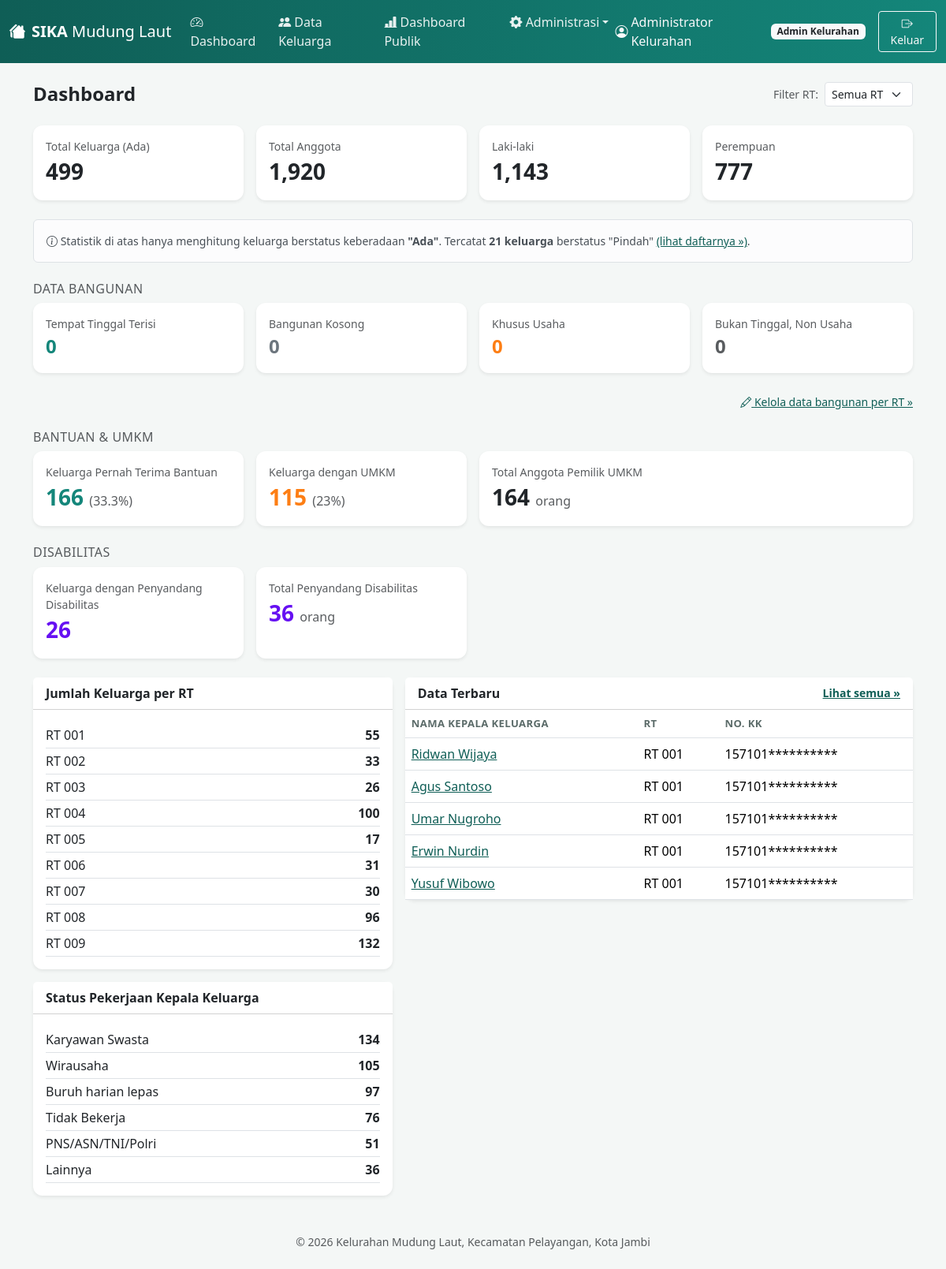
/dashboard.php (signed in), run on the app's committed database.
### tables this page shows
CREATE TABLE keluarga (
  id INT AUTO_INCREMENT PRIMARY KEY,

   
  nama_kepala_keluarga VARCHAR(100) NOT NULL,
  alamat TEXT NOT NULL,
  rt_id INT NOT NULL,
  nomor_kk VARCHAR(20) UNIQUE NOT NULL,
  jumlah_lk INT NOT NULL DEFAULT 0,    
  jumlah_pr INT NOT NULL DEFAULT 0,    
  jumlah_total INT NOT NULL DEFAULT 0,  

   
  nik_kepala_keluarga VARCHAR(20) NOT NULL UNIQUE,
  jenis_kelamin_kepala_keluarga ENUM('Laki-laki','Perempuan') NOT NULL,
  tanggal_lahir_kepala_keluarga DATE NOT NULL,
  agama_kepala_keluarga VARCHAR(30) NULL,
  status_perkawinan_kepala_keluarga VARCHAR(30) NULL,
  pendidikan_kepala_keluarga VARCHAR(50) NULL,
  status_pekerjaan_kepala_keluarga VARCHAR(60) NULL,
  pekerjaan_kepala_keluarga VARCHAR(100) NULL,  

   
  pernah_bantuan ENUM('Ya','Tidak') NOT NULL DEFAULT 'Tidak',  
  deskripsi_bantuan VARCHAR(255) NULL,                         
  ada_umkm ENUM('Ya','Tidak') NOT NULL DEFAULT 'Tidak',        
  jumlah_anggota_umkm INT NULL,                                
  ada_disabilitas ENUM('Ya','Tidak') NOT NULL DEFAULT 'Tidak',  
  jumlah_disabilitas INT NULL,                                 
  jenis_disabilitas VARCHAR(255) NULL,                         
  status_keberadaan ENUM('Ada','Pindah') NOT NULL DEFAULT 'Ada',  

  created_by INT NULL,
  updated_by INT NULL,
  created_at TIMESTAMP DEFAULT CURRENT_TIMESTAMP,
  updated_at TIMESTAMP DEFAULT CURRENT_TIMESTAMP ON UPDATE CURRENT_TIMESTAMP,
  FOREIGN KEY (rt_id) REFERENCES rt(id),
  FOREIGN KEY (created_by) REFERENCES users(id),
  FOREIGN KEY (updated_by) REFERENCES users(id)
);

CREATE TABLE rt (
  id INT AUTO_INCREMENT PRIMARY KEY,
  nomor_rt VARCHAR(10) NOT NULL UNIQUE,
  keterangan VARCHAR(100) NULL,
  jml_bangunan_tinggal_terisi INT NOT NULL DEFAULT 0,       
  jml_bangunan_tinggal_kosong INT NOT NULL DEFAULT 0,       
  jml_bangunan_khusus_usaha INT NOT NULL DEFAULT 0,         
  jml_bangunan_bukan_tinggal_non_usaha INT NOT NULL DEFAULT 0  
);

### includes/functions.php (called while the page is built, shortened)
<?php
function e($str) {
    return htmlspecialchars($str ?? '', ENT_QUOTES, 'UTF-8');
}
function isLoggedIn() {
    return isset($_SESSION['user']);
}
function currentUser() {
    return $_SESSION['user'] ?? null;
}
function hasRole($roles) {
    if (is_string($roles)) $roles = [$roles];
    return in_array($_SESSION['user']['role'], $roles, true);
}
function roleLabel($role) {
    $labels = [
        'admin_kelurahan'    => 'Admin Kelurahan',
        'operator_kelurahan' => 'Operator Kelurahan',
        'ketua_rt'           => 'Ketua RT',
    ];
    return $labels[$role] ?? $role;
}
function maskDigits($value, $visible = 6) {
    $value = (string)($value ?? '');
    $len = strlen($value);
    return substr($value, 0, $visible) . str_repeat('*', $len - $visible);
}
    ?>

### public/dashboard.php (the view, shortened to what this page needs)
<?php
require_once __DIR__ . '/../includes/config.php';
$rtParam = null;
$rtWhere = $rtParam !== null ? " AND k.rt_id = $rtParam" : "";
$adaWhere = " AND k.status_keberadaan = 'Ada'" . $rtWhere;
$totalKeluarga = $pdo->query("SELECT COUNT(*) c FROM keluarga k WHERE 1=1 $adaWhere")->fetch()['c'];
$totalAnggota  = $pdo->query("SELECT COALESCE(SUM(jumlah_total),0) c FROM keluarga k WHERE 1=1 $adaWhere")->fetch()['c'];
$totalLk       = $pdo->query("SELECT COALESCE(SUM(jumlah_lk),0) c FROM keluarga k WHERE 1=1 $adaWhere")->fetch()['c'];
$totalPr       = $pdo->query("SELECT COALESCE(SUM(jumlah_pr),0) c FROM keluarga k WHERE 1=1 $adaWhere")->fetch()['c'];
$totalPindah   = $pdo->query("SELECT COUNT(*) c FROM keluarga k WHERE status_keberadaan='Pindah' $rtWhere")->fetch()['c'];
$totalBantuan  = $pdo->query("SELECT COUNT(*) c FROM keluarga k WHERE pernah_bantuan='Ya' $adaWhere")->fetch()['c'];
$bangunanWhere = $rtParam !== null ? " WHERE id = $rtParam" : "";
$bangunan = $pdo->query("SELECT
    COALESCE(SUM(jml_bangunan_tinggal_terisi),0) terisi,
    COALESCE(SUM(jml_bangunan_tinggal_kosong),0) kosong,
    COALESCE(SUM(jml_bangunan_khusus_usaha),0) usaha,
    COALESCE(SUM(jml_bangunan_bukan_tinggal_non_usaha),0) non_usaha
    FROM rt $bangunanWhere")->fetch();
$totalUmkm     = $pdo->query("SELECT COUNT(*) c FROM keluarga k WHERE ada_umkm='Ya' $adaWhere")->fetch()['c'];
$totalAnggotaUmkm = $pdo->query("SELECT COALESCE(SUM(jumlah_anggota_umkm),0) c FROM keluarga k WHERE ada_umkm='Ya' $adaWhere")->fetch()['c'];
$totalDisabilitasKk = $pdo->query("SELECT COUNT(*) c FROM keluarga k WHERE ada_disabilitas='Ya' $adaWhere")->fetch()['c'];
$totalDisabilitasOrang = $pdo->query("SELECT COALESCE(SUM(jumlah_disabilitas),0) c FROM keluarga k WHERE ada_disabilitas='Ya' $adaWhere")->fetch()['c'];
$persenBantuan = $totalKeluarga > 0 ? round($totalBantuan / $totalKeluarga * 100, 1) : 0;
$persenUmkm = $totalKeluarga > 0 ? round($totalUmkm / $totalKeluarga * 100, 1) : 0;
$distPekerjaan = $pdo->query("SELECT status_pekerjaan_kepala_keluarga k2, COUNT(*) jml FROM keluarga k WHERE status_pekerjaan_kepala_keluarga IS NOT NULL $adaWhere GROUP BY status_pekerjaan_kepala_keluarga ORDER BY jml DESC")->fetchAll();
$recent = $pdo->query("SELECT k.*, r.nomor_rt FROM keluarga k JOIN rt r ON r.id=k.rt_id WHERE 1=1 $rtWhere ORDER BY k.created_at DESC LIMIT 5")->fetchAll();
$rtLabelTerpilih = '';
require __DIR__ . '/../includes/partials_header.php';
?>
<div class="d-flex justify-content-between align-items-center flex-wrap gap-2 mb-4">
  <h4 class="fw-semibold mb-0">Dashboard</h4>
  <?php if (!hasRole('ketua_rt')): ?>
  <form method="get" class="d-flex align-items-center gap-2">
    <label class="text-muted small mb-0">Filter RT:</label>
    <select name="rt" class="form-select form-select-sm" style="width:auto" onchange="this.form.submit()">
      <option value="">Semua RT</option>
    </select>
  </form>
  <?php endif; ?>
</div>
<div class="row g-3 mb-4">
  <div class="col-md-3 col-6">
    <div class="card stat-card border-0 shadow-sm h-100"><div class="card-body">
      <div class="text-muted small">Total Keluarga (Ada)</div>
      <div class="fs-3 fw-bold"><?= number_format($totalKeluarga) ?></div>
    </div></div>
  </div>
  <div class="col-md-3 col-6">
    <div class="card stat-card border-0 shadow-sm h-100"><div class="card-body">
      <div class="text-muted small">Total Anggota</div>
      <div class="fs-3 fw-bold"><?= number_format($totalAnggota) ?></div>
    </div></div>
  </div>
  <div class="col-md-3 col-6">
    <div class="card stat-card border-0 shadow-sm h-100"><div class="card-body">
      <div class="text-muted small">Laki-laki</div>
      <div class="fs-3 fw-bold"><?= number_format($totalLk) ?></div>
    </div></div>
  </div>
  <div class="col-md-3 col-6">
    <div class="card stat-card border-0 shadow-sm h-100"><div class="card-body">
      <div class="text-muted small">Perempuan</div>
      <div class="fs-3 fw-bold"><?= number_format($totalPr) ?></div>
    </div></div>
  </div>
</div>
<div class="alert alert-light border small mb-4">
  <i class="bi bi-info-circle"></i> Statistik di atas hanya menghitung keluarga berstatus keberadaan
  <strong>"Ada"</strong>. Tercatat <strong><?= number_format($totalPindah) ?> keluarga</strong> berstatus
  "Pindah" <a href="keluarga_list.php?keberadaan=Pindah">(lihat daftarnya &raquo;)</a>.
</div>
<div class="d-flex justify-content-between align-items-center mb-2">
  <h6 class="text-muted mb-0 text-uppercase" style="letter-spacing:.03em">Data Bangunan<?= $rtLabelTerpilih ? ' &mdash; RT ' . e($rtLabelTerpilih) : '' ?></h6>
</div>
<div class="row g-3 mb-4">
  <div class="col-6 col-md-3">
    <div class="card border-0 shadow-sm h-100"><div class="card-body">
      <div class="text-muted small">Tempat Tinggal Terisi</div>
      <div class="fs-4 fw-bold text-teal"><?= number_format($bangunan['terisi']) ?></div>
    </div></div>
  </div>
  <div class="col-6 col-md-3">
    <div class="card border-0 shadow-sm h-100"><div class="card-body">
      <div class="text-muted small">Bangunan Kosong</div>
      <div class="fs-4 fw-bold text-secondary"><?= number_format($bangunan['kosong']) ?></div>
    </div></div>
  </div>
  <div class="col-6 col-md-3">
    <div class="card border-0 shadow-sm h-100"><div class="card-body">
      <div class="text-muted small">Khusus Usaha</div>
      <div class="fs-4 fw-bold" style="color:#fd7e14"><?= number_format($bangunan['usaha']) ?></div>
    </div></div>
  </div>
  <div class="col-6 col-md-3">
    <div class="card border-0 shadow-sm h-100"><div class="card-body">
      <div class="text-muted small">Bukan Tinggal, Non Usaha</div>
      <div class="fs-4 fw-bold text-muted"><?= number_format($bangunan['non_usaha']) ?></div>
    </div></div>
  </div>
</div>
<?php if (hasRole('admin_kelurahan')): ?>
<div class="text-end mb-4"><a href="admin_rt.php" class="small"><i class="bi bi-pencil"></i> Kelola data bangunan per RT &raquo;</a></div>
<?php endif; ?>
<div class="d-flex justify-content-between align-items-center mb-2">
  <h6 class="text-muted mb-0 text-uppercase" style="letter-spacing:.03em">Bantuan &amp; UMKM<?= $rtLabelTerpilih ? ' &mdash; RT ' . e($rtLabelTerpilih) : '' ?></h6>
</div>
<div class="row g-3 mb-4">
  <div class="col-md-3 col-6">
    <div class="card border-0 shadow-sm h-100" style="border-left:4px solid #14867a"><div class="card-body">
      <div class="text-muted small">Keluarga Pernah Terima Bantuan</div>
      <div class="fs-3 fw-bold text-teal"><?= number_format($totalBantuan) ?> <span class="fs-6 fw-normal text-muted">(<?= $persenBantuan ?>%)</span></div>
    </div></div>
  </div>
  <div class="col-md-3 col-6">
    <div class="card border-0 shadow-sm h-100" style="border-left:4px solid #fd7e14"><div class="card-body">
      <div class="text-muted small">Keluarga dengan UMKM</div>
      <div class="fs-3 fw-bold" style="color:#fd7e14"><?= number_format($totalUmkm) ?> <span class="fs-6 fw-normal text-muted">(<?= $persenUmkm ?>%)</span></div>
    </div></div>
  </div>
  <div class="col-md-6 col-12">
    <div class="card border-0 shadow-sm h-100"><div class="card-body">
      <div class="text-muted small">Total Anggota Pemilik UMKM</div>
      <div class="fs-3 fw-bold"><?= number_format($totalAnggotaUmkm) ?> <span class="fs-6 fw-normal text-muted">orang</span></div>
    </div></div>
  </div>
</div>
<div class="d-flex justify-content-between align-items-center mb-2">
  <h6 class="text-muted mb-0 text-uppercase" style="letter-spacing:.03em">Disabilitas</h6>
</div>
<div class="row g-3 mb-4">
  <div class="col-md-3 col-6">
    <div class="card border-0 shadow-sm h-100" style="border-left:4px solid #6610f2"><div class="card-body">
      <div class="text-muted small">Keluarga dengan Penyandang Disabilitas</div>
      <div class="fs-3 fw-bold" style="color:#6610f2"><?= number_format($totalDisabilitasKk) ?></div>
    </div></div>
  </div>
  <div class="col-md-3 col-6">
    <div class="card border-0 shadow-sm h-100" style="border-left:4px solid #6610f2"><div class="card-body">
      <div class="text-muted small">Total Penyandang Disabilitas</div>
      <div class="fs-3 fw-bold" style="color:#6610f2"><?= number_format($totalDisabilitasOrang) ?> <span class="fs-6 fw-normal text-muted">orang</span></div>
    </div></div>
  </div>
</div>
<div class="row g-3">
  <?php if (!hasRole('ketua_rt') && !$rtParam): ?>
  <div class="col-md-5">
    <div class="card border-0 shadow-sm mb-3">
      <div class="card-header bg-white fw-semibold">Jumlah Keluarga per RT</div>
      <div class="card-body">
        <?php
        $perRt = $pdo->query("SELECT r.nomor_rt, COUNT(k.id) jml FROM rt r LEFT JOIN keluarga k ON k.rt_id = r.id GROUP BY r.id ORDER BY r.nomor_rt")->fetchAll();
        foreach ($perRt as $r): ?>
        <div class="d-flex justify-content-between border-bottom py-1">
          <span>RT <?= e($r['nomor_rt']) ?></span>
          <strong><?= (int)$r['jml'] ?></strong>
        </div>
        <?php endforeach; ?>
      </div>
    </div>
  <?php endif; ?>
    <div class="card border-0 shadow-sm">
      <div class="card-header bg-white fw-semibold">Status Pekerjaan Kepala Keluarga</div>
      <div class="card-body">
        <?php foreach ($distPekerjaan as $dp): ?>
        <div class="d-flex justify-content-between border-bottom py-1">
          <span><?= e($dp['k2']) ?></span>
          <strong><?= (int)$dp['jml'] ?></strong>
        </div>
        <?php endforeach; ?>
      </div>
    </div>
  <?php if (!hasRole('ketua_rt') && !$rtParam): ?>
  </div>
  <?php endif; ?>
  <div class="<?= (hasRole('ketua_rt') || $rtParam) ? 'col-md-12' : 'col-md-7' ?>">
    <div class="card border-0 shadow-sm">
      <div class="card-header bg-white fw-semibold d-flex justify-content-between align-items-center">
        Data Terbaru
        <a href="keluarga_list.php" class="small">Lihat semua &raquo;</a>
      </div>
      <div class="card-body p-0">
        <table class="table mb-0">
          <thead><tr><th>Nama Kepala Keluarga</th><th>RT</th><th>No. KK</th></tr></thead>
          <tbody>
          <?php foreach ($recent as $r): ?>
            <tr>
              <td><a href="keluarga_view.php?id=<?= $r['id'] ?>"><?= e($r['nama_kepala_keluarga']) ?></a></td>
              <td>RT <?= e($r['nomor_rt']) ?></td>
              <td><?= e(maskDigits($r['nomor_kk'])) ?></td>
            </tr>
          <?php endforeach; ?>
          </tbody>
        </table>
      </div>
    </div>
  </div>
</div>
<?php require __DIR__ . '/../includes/partials_footer.php'; ?>

### includes/partials_header.php (shortened to what this page needs)
<!DOCTYPE html>
<html lang="id">
<head>
<link href="https://cdn.jsdelivr.net/npm/bootstrap@5.3.3/dist/css/bootstrap.min.css" rel="stylesheet">
<link href="https://cdn.jsdelivr.net/npm/bootstrap-icons@1.11.3/font/bootstrap-icons.css" rel="stylesheet">
<link href="assets/style.css" rel="stylesheet">
</head>
<body>
<?php if (isLoggedIn()): $u = currentUser(); ?>
<nav class="navbar navbar-expand-lg navbar-dark app-navbar">
  <div class="container-fluid">
    <a class="navbar-brand fw-semibold" href="dashboard.php" title="Sistem Informasi Keluarga"><i class="bi bi-houses-fill me-2"></i>SIKA <span class="fw-light">Mudung Laut</span></a>
    <div class="collapse navbar-collapse" id="navMain">
      <ul class="navbar-nav me-auto mb-2 mb-lg-0">
        <li class="nav-item"><a class="nav-link" href="dashboard.php"><i class="bi bi-speedometer2"></i> Dashboard</a></li>
        <li class="nav-item"><a class="nav-link" href="keluarga_list.php"><i class="bi bi-people-fill"></i> Data Keluarga</a></li>
        <li class="nav-item"><a class="nav-link" href="public_dashboard.php" target="_blank"><i class="bi bi-bar-chart-line-fill"></i> Dashboard Publik</a></li>
        <?php if (hasRole(['admin_kelurahan'])): ?>
        <li class="nav-item dropdown">
          <a class="nav-link dropdown-toggle" href="#" role="button" data-bs-toggle="dropdown"><i class="bi bi-gear-fill"></i> Administrasi</a>
        </li>
        <?php endif; ?>
      </ul>
      <ul class="navbar-nav align-items-lg-center">
        <li class="nav-item d-flex align-items-center text-light me-lg-3 mb-2 mb-lg-0">
          <i class="bi bi-person-circle me-1"></i> <?= e($u['nama']) ?>
          <span class="badge bg-light text-dark ms-2"><?= e(roleLabel($u['role'])) ?></span>
        </li>
        <li class="nav-item"><a class="btn btn-outline-light btn-sm" href="logout.php"><i class="bi bi-box-arrow-right"></i> Keluar</a></li>
      </ul>
    </div>
  </div>
</nav>
<?php endif; ?>
<main class="container py-4">

### includes/partials_footer.php (shortened to what this page needs)
</main>
<footer class="text-center text-muted py-4 small">
  &copy; <?= date('Y') ?> Kelurahan Mudung Laut, Kecamatan Pelayangan, Kota Jambi
</footer>
</body>
</html>

### public/assets/style.css (style rules this page uses)
:root { --teal-dark: #0f5e56; --teal: #14867a; --teal-light: #e8f5f3; }
body { background-color: #f4f7f6; font-family: 'Segoe UI', system-ui, sans-serif; }
.app-navbar { background: linear-gradient(90deg, var(--teal-dark), var(--teal)); }
.text-teal { color: var(--teal); }
.card { border-radius: 12px; }
.stat-card { border-left: 4px solid var(--teal); }
.table thead th { font-weight: 600; font-size: .82rem; text-transform: uppercase; letter-spacing: .03em; color: #5b6b69; border-bottom-width: 1px; }
.navbar-nav .nav-link { color: rgba(255,255,255,.9) !important; }
a { color: var(--teal-dark); }

### data on the page
keluarga: nama_kepala_keluarga "Ridwan Wijaya", rt.nomor_rt "001", nomor_kk "157101**********"
keluarga: nama_kepala_keluarga "Agus Santoso", rt.nomor_rt "001", nomor_kk "157101**********"
keluarga: nama_kepala_keluarga "Umar Nugroho", rt.nomor_rt "001", nomor_kk "157101**********"
keluarga: nama_kepala_keluarga "Erwin Nurdin", rt.nomor_rt "001", nomor_kk "157101**********"
keluarga: nama_kepala_keluarga "Yusuf Wibowo", rt.nomor_rt "001", nomor_kk "157101**********"

### other printed values
$u['nama'] "Administrator Kelurahan"
roleLabel($u['role']) "Admin Kelurahan"
$totalKeluarga "499"
$totalAnggota "1,920"
$totalLk "1,143"
$totalPr "777"
$totalPindah "21"
$bangunan['terisi'] "0"
$bangunan['kosong'] "0"
$bangunan['usaha'] "0"
$bangunan['non_usaha'] "0"
$totalBantuan "166"
$persenBantuan "33.3"
$totalUmkm "115"
$persenUmkm "23"
